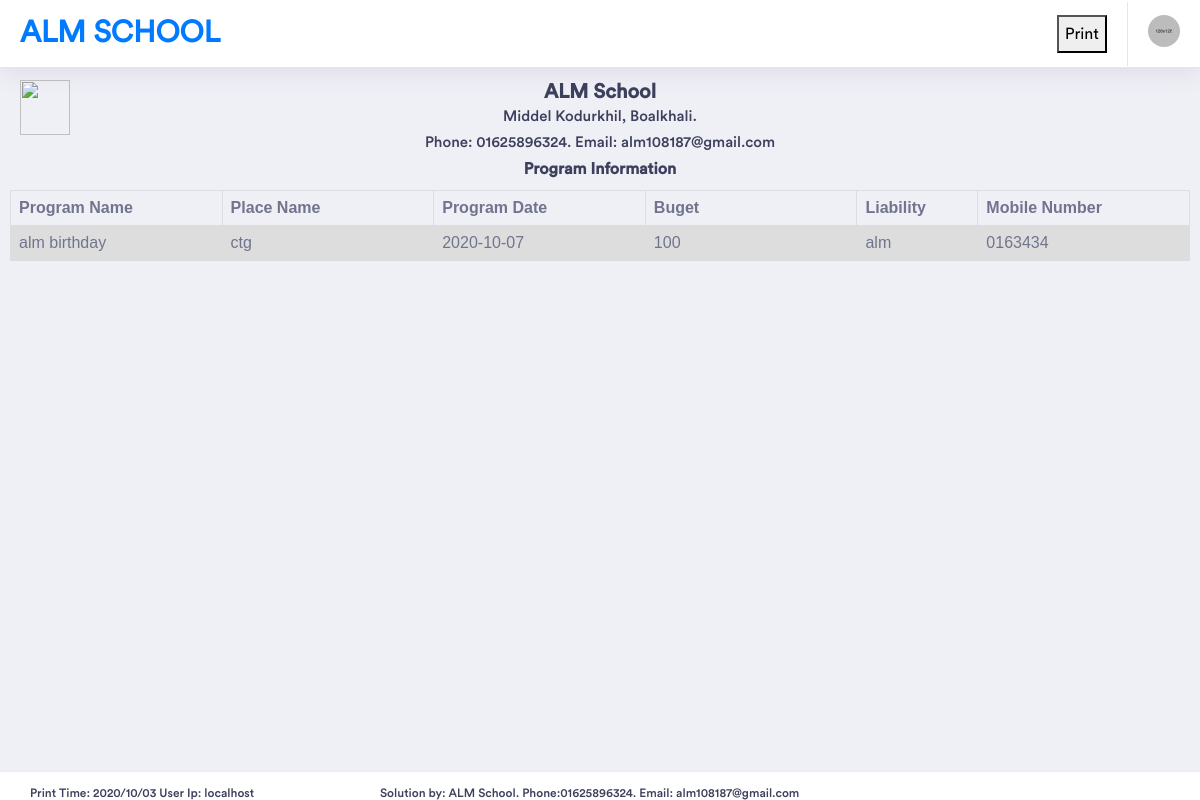
The page /RptProgram.php on the database its author committed.
### tables this page shows
CREATE TABLE `programinfo` (
  `autoId` int(100) NOT NULL,
  `programName` varchar(250) NOT NULL,
  `Place` varchar(250) NOT NULL,
  `SchdeuleDate` date NOT NULL,
  `Buget` int(211) NOT NULL,
  `Liability by` varchar(211) NOT NULL,
  `mobile` varchar(250) NOT NULL,
  `userIp` varchar(221) NOT NULL,
  `entryTime` datetime NOT NULL
);

### RptProgram.php (the view, shortened to what this page needs)
<html>
<head>
</head>
<body>
<div style="height: 70px;">
<?php
include("RptHeaderAll.php");
?>
</div>
<div style="padding: 10px;">
<div style=" height:110px;   text-align: center; ">
	<div style=" width:70px;  float: left;   z-index: 1; position: absolute; " >
	<img src="img/almlogo.png" class="w3-image w3-greyscale-min" style="width:50px; height:55px;" >
	</div>
	<div style=" width:100%; ">
		<h3 Style=" font-weight: bold; margin-bottom: 0px;">ALM School</h3>
		<h5 Style=" margin-bottom: 0px;">Middel Kodurkhil, Boalkhali.</h5>
		<h5 Style=" margin-bottom: 0px;">Phone: 01625896324. Email: alm108187@gmail.com</h5>
		<h4 Style=" font-weight: bold; margin-bottom: 0px;"> Program Information</h4>
	</div>
</div>
<table style="padding: 15px; margin-bottom: 50px; table-layout: fixed; width: 100%;">
<tr>
<th Style='width:70px'> Program Name</th>
<th Style='width:70px'> Place Name</th>
<th Style='width:70px'> Program Date </th>
<th Style='width:70px'> Buget </th>
<th Style='width:40px'> Liability </th>
<th Style='width:70px'> Mobile Number </th>
</tr>
<?php
$link= mysqli_connect("localhost", "root", "");
mysqli_select_db($link,"alm");
	$re="SELECT * FROM `programinfo` ";
		$dl=mysqli_query($link,$re);
			while($row1=mysqli_fetch_array($dl))
			{
				echo"<tr>";
				echo"<td>".$row1['programName']."</td>";
				echo"<td>".$row1['Place']."</td>";
				echo"<td>".$row1['SchdeuleDate']."</td>";
				echo"<td>".$row1['Buget']."</td>";
				echo"<td>".$row1['Liability by']."</td>";
				echo"<td>".$row1['mobile']."</td>";
				echo"</tr>";
			}
?>
</table>
<div class="footer"  Style="height:10px;">
                   <h6 Style=" float: left; width: 350px;"> <?php
											echo "Print Time: " . date("Y/m/d");
											   echo " User Ip: ".$_SERVER['HTTP_HOST'];
											  ?></h6>
				<h6 Style=" float: left; width: 450px;">Solution by: ALM School. Phone:01625896324. Email: alm108187@gmail.com</h6>
</div>
</div>
</body>
</html>

### RptProgram.php (style rules this page uses)
table { font-family: arial, sans-serif; border-collapse: collapse; width: 100%; }
td, th { border: 1px solid #dddddd; text-align: left; padding: 8px; word-wrap: break-word; overflow-wrap: break-word; }
tr:nth-child(even) { background-color: #dddddd; }
.footer { position: fixed; left: 0; bottom: 0; width: 100%; }

### rows shown on the page
programinfo: programName "alm birthday", Place "ctg", SchdeuleDate "2020-10-07", Buget "100", Liability by "alm", mobile "0163434"

### other values the page prints
$_SERVER['HTTP_HOST'] "localhost"
